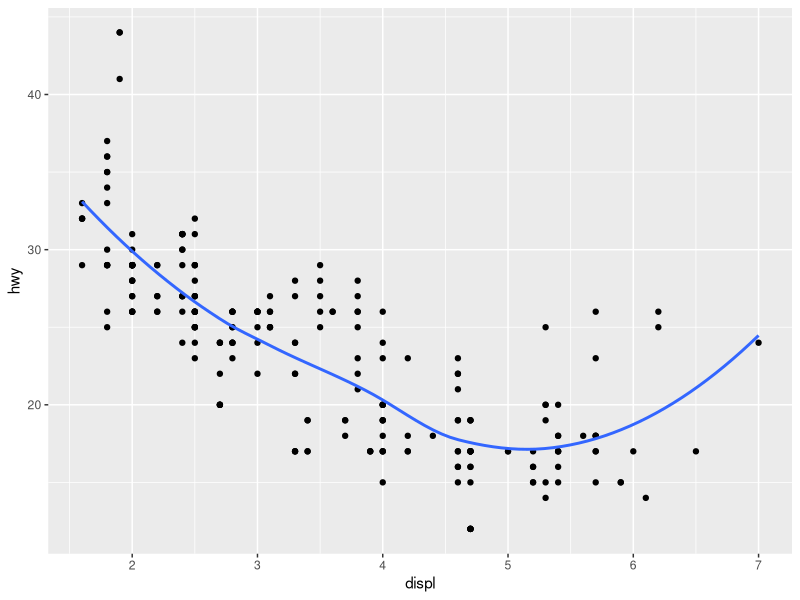
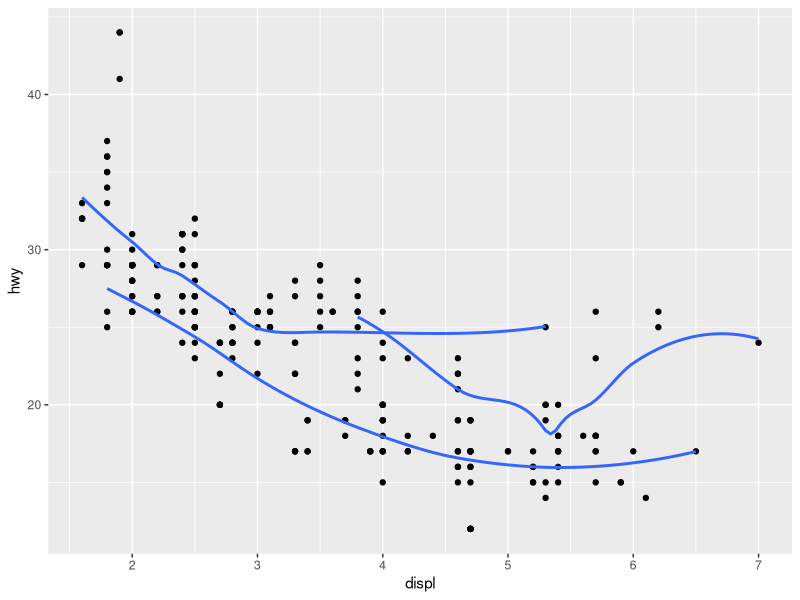
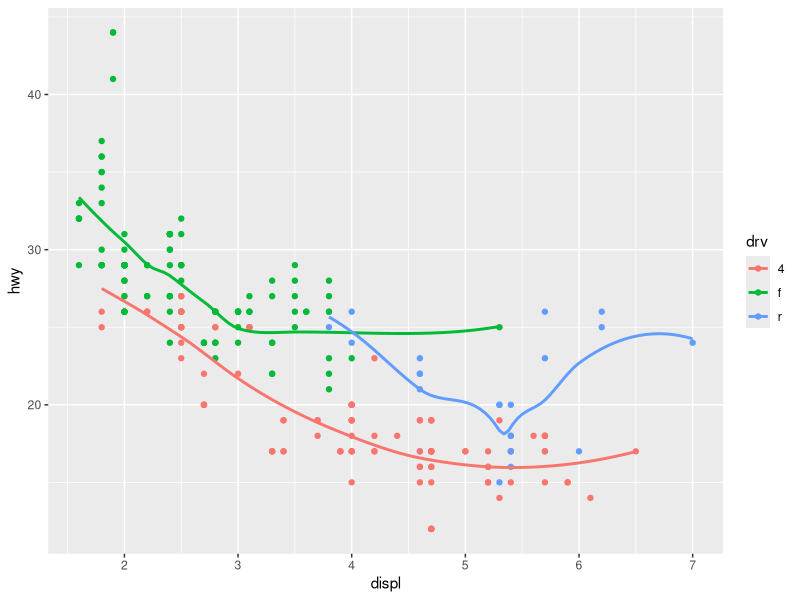
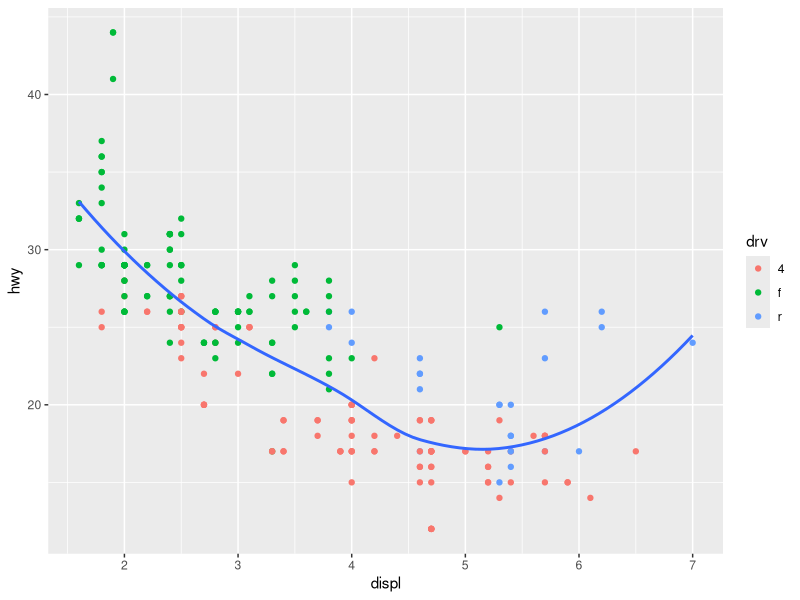
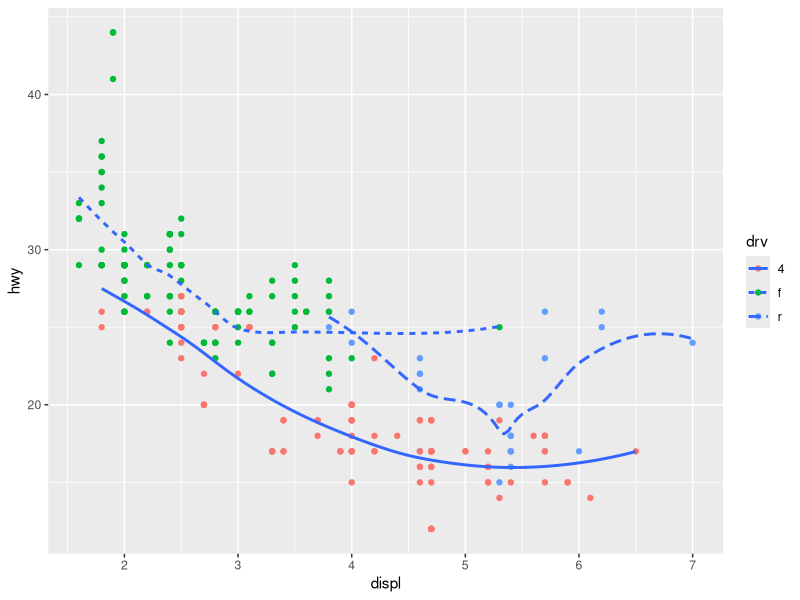
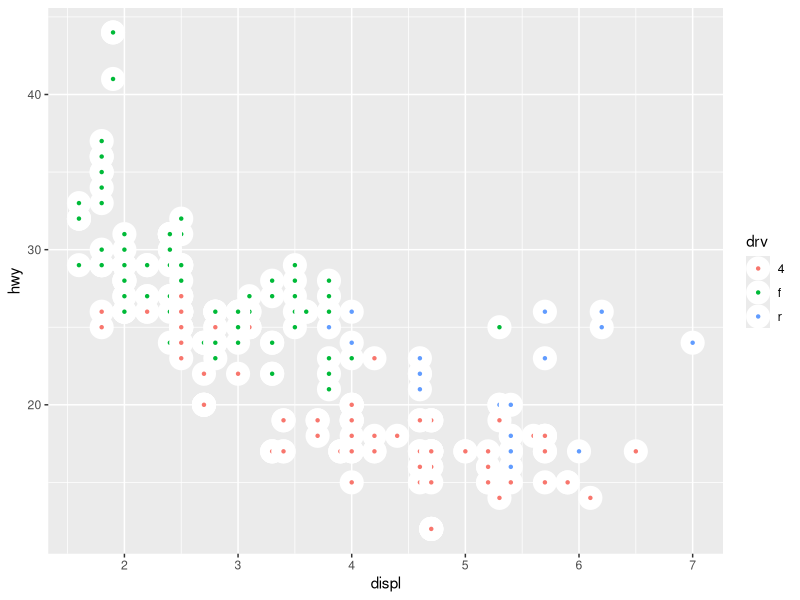
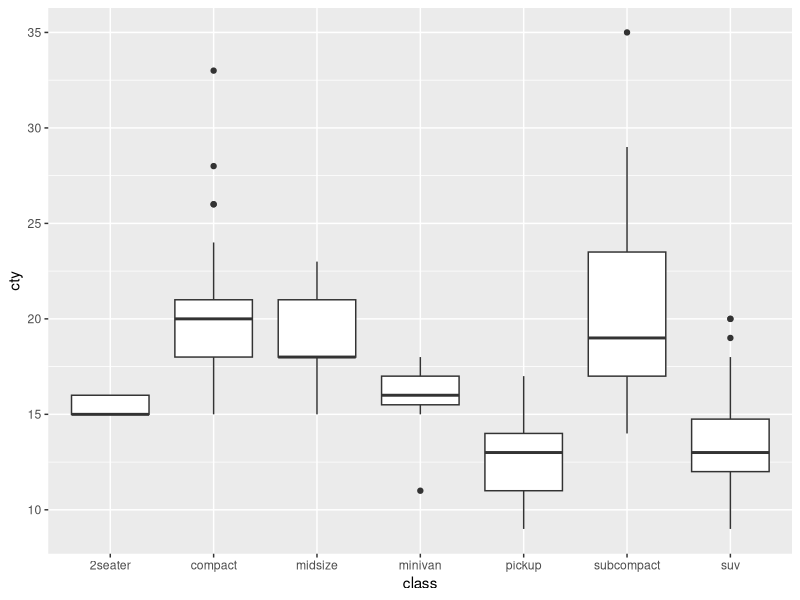
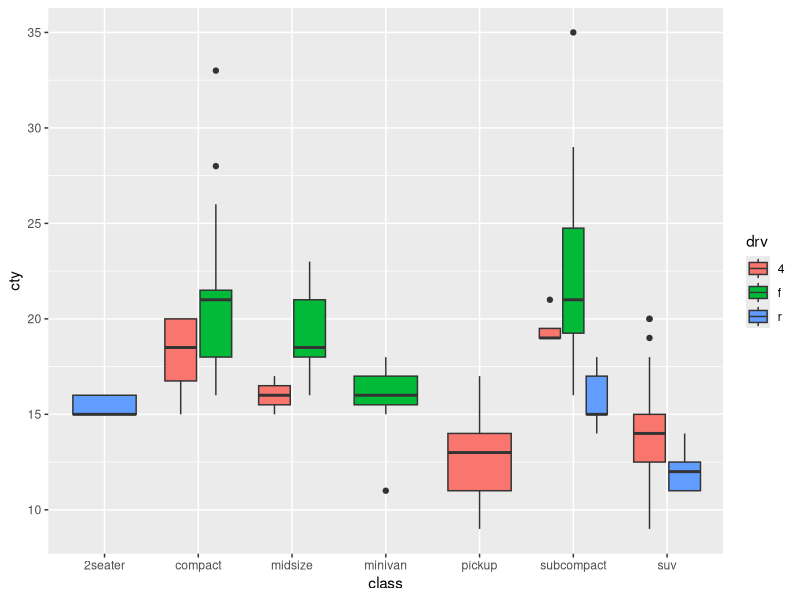

Source code (R) for these figures, in order:
#Nick Huron
#R: Quantitative Science to Solve Global Problems
#Week2A_Huron.R
#also available at Github: https://github.com/nahuron

####################################################################################################
#chapter 3
####################################################################################################

#required data and packages
library(tidyverse)

#3.6 Question 6
#6
#Recreate the R code necessary to generate the following graphs.
#let's recreate each plot going L to R and T to B
#a
ggplot(data = mpg, mapping = aes(x = displ, y = hwy)) +
  geom_point() +
  geom_smooth(se=F)
#b
ggplot(data = mpg, mapping = aes(x = displ, y = hwy)) +
  geom_point() +
  geom_smooth(se=F, mapping = aes(group = drv))
#c
ggplot(data = mpg, mapping = aes(x = displ, y = hwy, color = drv)) +
  geom_point() +
  geom_smooth(se=F, mapping = aes(group = drv))
#d
ggplot(data = mpg, mapping = aes(x = displ, y = hwy)) +
  geom_point(mapping = aes(color = drv)) +
  geom_smooth(se=F)
#e
ggplot(data = mpg, mapping = aes(x = displ, y = hwy)) +
  geom_point(mapping = aes(color = drv)) +
  geom_smooth(se=F, mapping = aes(linetype = drv))
#f
ggplot(data = mpg, mapping = aes(x = displ, y = hwy)) +
  geom_point(mapping = aes(fill = drv), stroke = 5, color = "white", lwd = 5,  shape = 21)

#3.8 Question 4
#4
#What’s the default position adjustment for geom_boxplot()? Create a visualisation of the mpg dataset that demonstrates it.
#default aggregated data
ggplot(data = mpg) +
  geom_boxplot(mapping = aes(x = class, y = cty))

#vs.
#data partitioned by drv
ggplot(data = mpg) +
  geom_boxplot(mapping = aes(x = class, y = cty, fill = drv))
#the default position for geom_boxplot is dodge! sweet
#This is also in the documentation for geom_boxplot()

#3.9 Question 3

#What’s the difference between coord_quickmap() and coord_map()?
#coord_quickmap vs coord_map
#quickmap is a much faster approximation of the map version that preserves straight lines, while the full version uses projections to accurately depict earth's curvature in the 2d plane with lat/long
